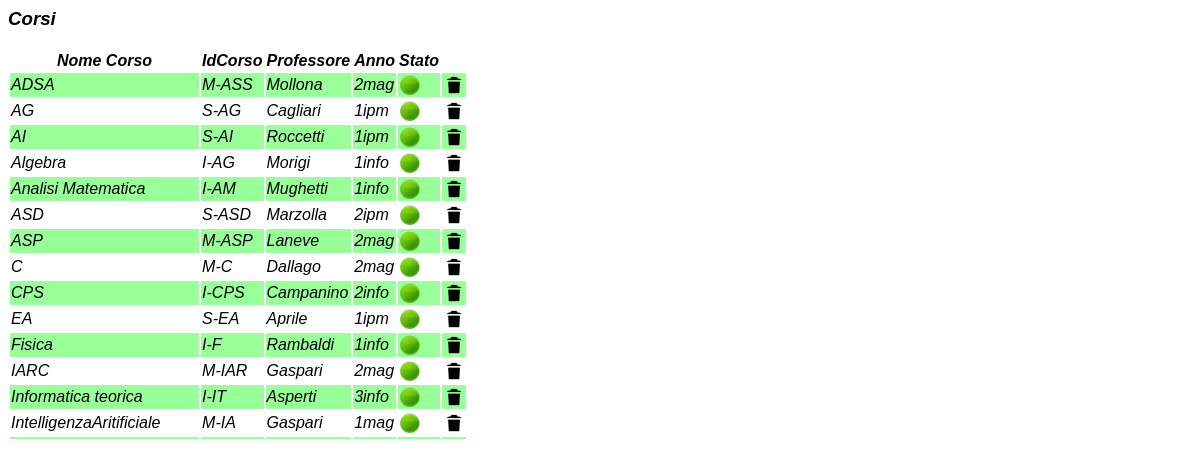
The page /segreteria/corsi/corsiview.php on the database its author committed.
### tables this page shows
CREATE TABLE IF NOT EXISTS `Corsi` (
  `NomeCorso` varchar(30) NOT NULL,
  `IdCorso` varchar(5) NOT NULL,
  `Professore` varchar(15) NOT NULL,
  `AnnoCorso` varchar(5) NOT NULL,
  `OreSett` int(2) NOT NULL,
  `Blocchi` varchar(10) NOT NULL,
  `Crediti` int(2) NOT NULL,
  `Status` int(1) NOT NULL DEFAULT '0'
);

### segreteria/corsi/corsiview.php (the view, shortened to what this page needs)
<html>
<head>
 <link href="stile.css" rel="stylesheet" type="text/css">
</head>
<body>
<?php
	$query = "SELECT * FROM Corsi ORDER BY NomeCorso";
	$ris = mysql_query($query) or die (mysql_error());
	if(mysql_num_rows($ris) == 0){
			echo "<h3>Corsi</h3>";
			echo "<h3>Nel database non sono presenti corsi</h3>";
	}
	else{
	echo "<h3>Corsi</h3>";
	echo "<div id=tabellacorsi>";
	echo "<table><th>Nome Corso</th><th>IdCorso</th><th>Professore</th><th>Anno</th><th>Stato</th>";
	$c = 0;
	while($riga = mysql_fetch_assoc($ris)){
		$status = $riga['Status'];
		if($status == 1){
			if ($c % 2 == 0){
				echo "<tr class ='odd'><td> ".$riga['NomeCorso']."</td><td>".$riga['IdCorso']."</td><td>".$riga['Professore']."</td><td>".$riga['AnnoCorso']."</td><td><img src='/img/verdesemaforo.png' height='22' width='22'></td>";
				$c = $c + 1;
			}
			else{
				echo "<tr ><td> ".$riga['NomeCorso']."</td><td>".$riga['IdCorso']."</td><td>".$riga['Professore']."</td><td>".$riga['AnnoCorso']."</td><td><img src='/img/verdesemaforo.png' height='22' width='22'></td>";
				$c = $c + 1;
			}
		}
		echo "<td><input type = 'image' src='/img/trash.png' height='22' width='22' onclick='elim(\"".$riga['IdCorso']."\")'></td></tr>";
	}
	}
?>
</table>
</div>
</body>
</html>

### stile.css (style rules this page uses)
input { font-family: sans-serif; font-style: italic; }
table { font-family: sans-serif; font-style: italic; }
h3 { font-family: sans-serif; font-style: italic; }
tr.odd { background-color: #99ff99; }
#tabellacorsi { position:fixed; height: 390px; overflow:auto; width:460px; }

### rows shown on the page
corsi: NomeCorso "ADSA", IdCorso "M-ASS", Professore "Mollona", AnnoCorso "2mag", Status 1 (drawn)
corsi: NomeCorso "AG", IdCorso "S-AG", Professore "Cagliari", AnnoCorso "1ipm", Status 1 (drawn)
corsi: NomeCorso "AI", IdCorso "S-AI", Professore "Roccetti", AnnoCorso "1ipm", Status 1 (drawn)
corsi: NomeCorso "Algebra", IdCorso "I-AG", Professore "Morigi", AnnoCorso "1info", Status 1 (drawn)
corsi: NomeCorso "Analisi Matematica", IdCorso "I-AM", Professore "Mughetti", AnnoCorso "1info", Status 1 (drawn)
corsi: NomeCorso "ASD", IdCorso "S-ASD", Professore "Marzolla", AnnoCorso "2ipm", Status 1 (drawn)
corsi: NomeCorso "ASP", IdCorso "M-ASP", Professore "Laneve", AnnoCorso "2mag", Status 1 (drawn)
corsi: NomeCorso "C", IdCorso "M-C", Professore "Dallago", AnnoCorso "2mag", Status 1 (drawn)
corsi: NomeCorso "CPS", IdCorso "I-CPS", Professore "Campanino", AnnoCorso "2info", Status 1 (drawn)
corsi: NomeCorso "EA", IdCorso "S-EA", Professore "Aprile", AnnoCorso "1ipm", Status 1 (drawn)
corsi: NomeCorso "Fisica", IdCorso "I-F", Professore "Rambaldi", AnnoCorso "1info", Status 1 (drawn)
corsi: NomeCorso "IARC", IdCorso "M-IAR", Professore "Gaspari", AnnoCorso "2mag", Status 1 (drawn)
corsi: NomeCorso "Informatica teorica", IdCorso "I-IT", Professore "Asperti", AnnoCorso "3info", Status 1 (drawn)
corsi: NomeCorso "IntelligenzaAritificiale", IdCorso "M-IA", Professore "Gaspari", AnnoCorso "1mag", Status 1 (drawn)
corsi: Status 1 (drawn)
